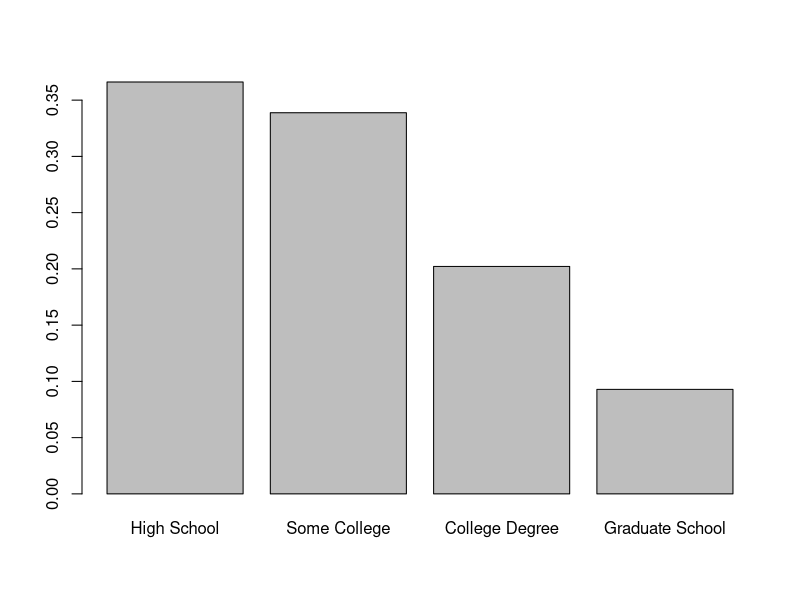
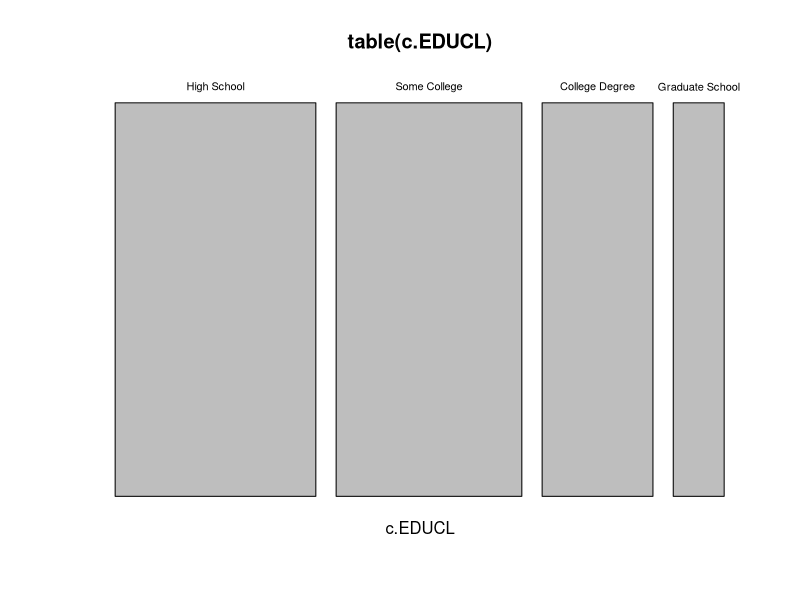
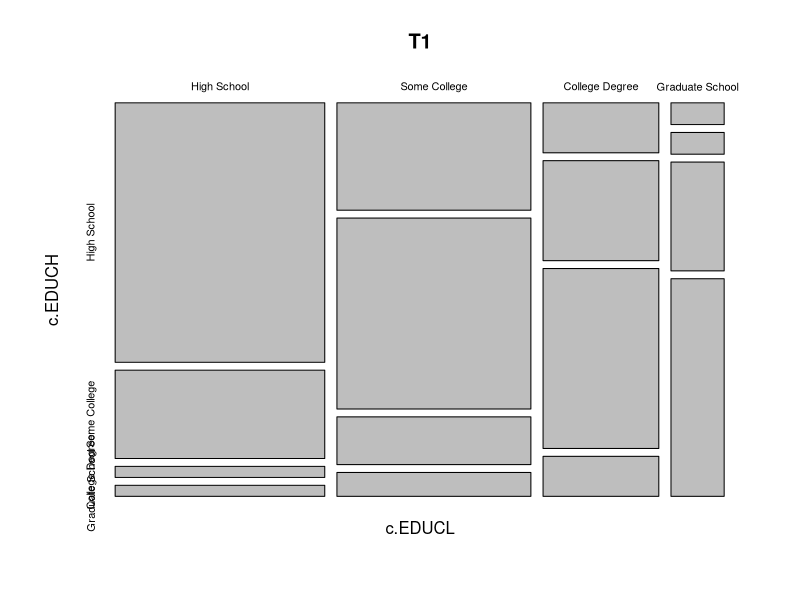
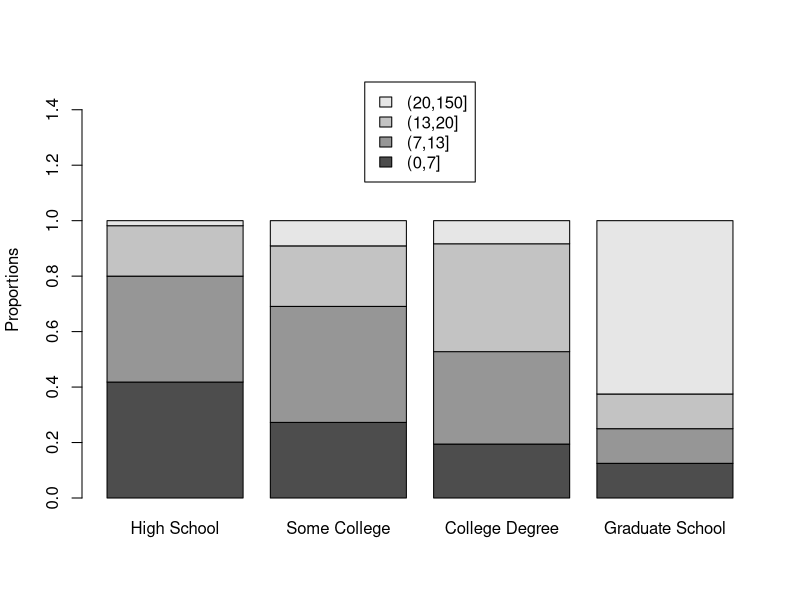
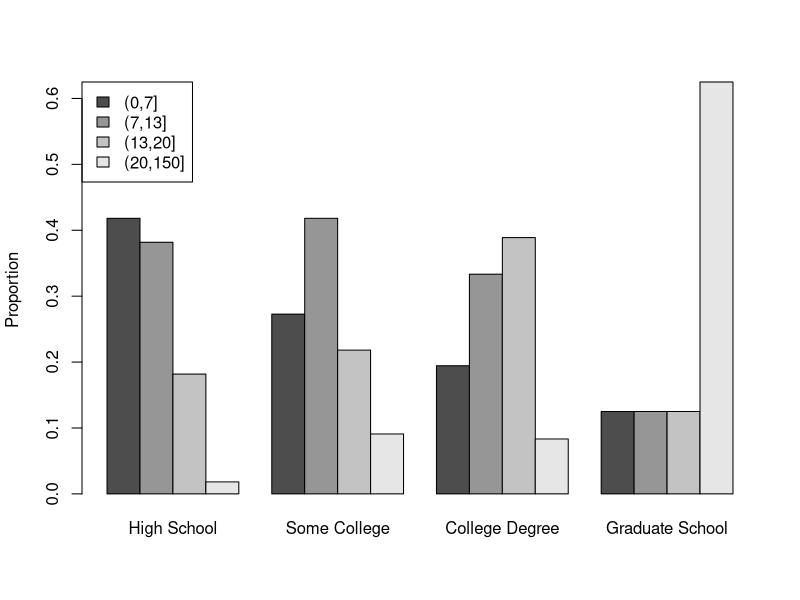

These charts were generated, in order, by the following R code:
# VD3.4. The twins dataset 
twn = read.table('twins.dat.txt', header = TRUE, sep = ',', na.strings = '.')
head(twn)
dim(twn)
str(twn)

# obtain frequency table of educational years 
table(twn$EDUCL)
table(twn$EDUCH)

# cut function to transform variable: 
c.EDUCL = cut(twn$EDUCL, breaks = c(0, 12, 15, 16, 24), 
              labels = c('High School', 'Some College', 'College Degree',
                         'Graduate School'))
c.EDUCH = cut(twn$EDUCH, breaks = c(0, 12, 15, 16, 24), 
              labels = c('High School', 'Some College', 'College Degree', 
                         'Graduate School'))
head(c.EDUCH)
head(c.EDUCL)

table(c.EDUCL)
prop.table(table(c.EDUCL))
barplot(prop.table(table(c.EDUCL)))

# mosaic plot 
mosaicplot(table(c.EDUCL))

# contingency table 
table(c.EDUCL, c.EDUCH)

# what proportion of twins have the same level: 
T1 = table(c.EDUCL, c.EDUCH)
diag(T1)
sum(diag(T1)) / sum(T1)  # compute the proportion of twins having the same educational level 
plot(T1)   # mosaic plot 

c.wage = cut(twn$HRWAGEL, c(0, 7, 13, 20, 150))
table(c.wage)
table(c.EDUCL, c.wage)

sum(is.na(twn$HRWAGEL))  # so luong twin 1 khong co bao cao luong 

# compute the proportions of different wages for each educational level: 
T2 = table(c.EDUCL, c.wage)
T2
prop.table(T2, margin = 1)

# graphing patterns of association: 
# displaying the conditional proportions in the contingency table: 

# segmented bar chart: 
P = prop.table(T2, 1)   # proportion matrix 
P
barplot(t(P), ylim = c(0, 1.5), ylab = 'Proportions', 
        legend.text = dimnames(P)$c.wage, 
        args.legend = list(x = 'top'))
# side-by-side barplot (for contingency table -> proportion table)
barplot(t(P), beside = TRUE, 
        legend.text = dimnames(P)$c.wage, 
        args.legend = list(x = 'topleft'), 
        ylab = 'Proportion')

# testing independence by a chi-square test 
# this statistical test will give new insight on how 
# education and income are related. 
T2 = table(c.EDUCL, c.wage)   # contingency table
T2
# perform a test of independence: 
S = chisq.test(T2)
print(S)  # print the results of the test

# confirm the calculations of this statistical test above: 
S$expected

sum((T2 - S$expected)^2 / S$expected)  # chi-square 

# check the computation of the p-value 
1 - pchisq(54.57759, df = 9)

# all of the calculations of the chi-square test: 
names(S)

S$residuals
















































































